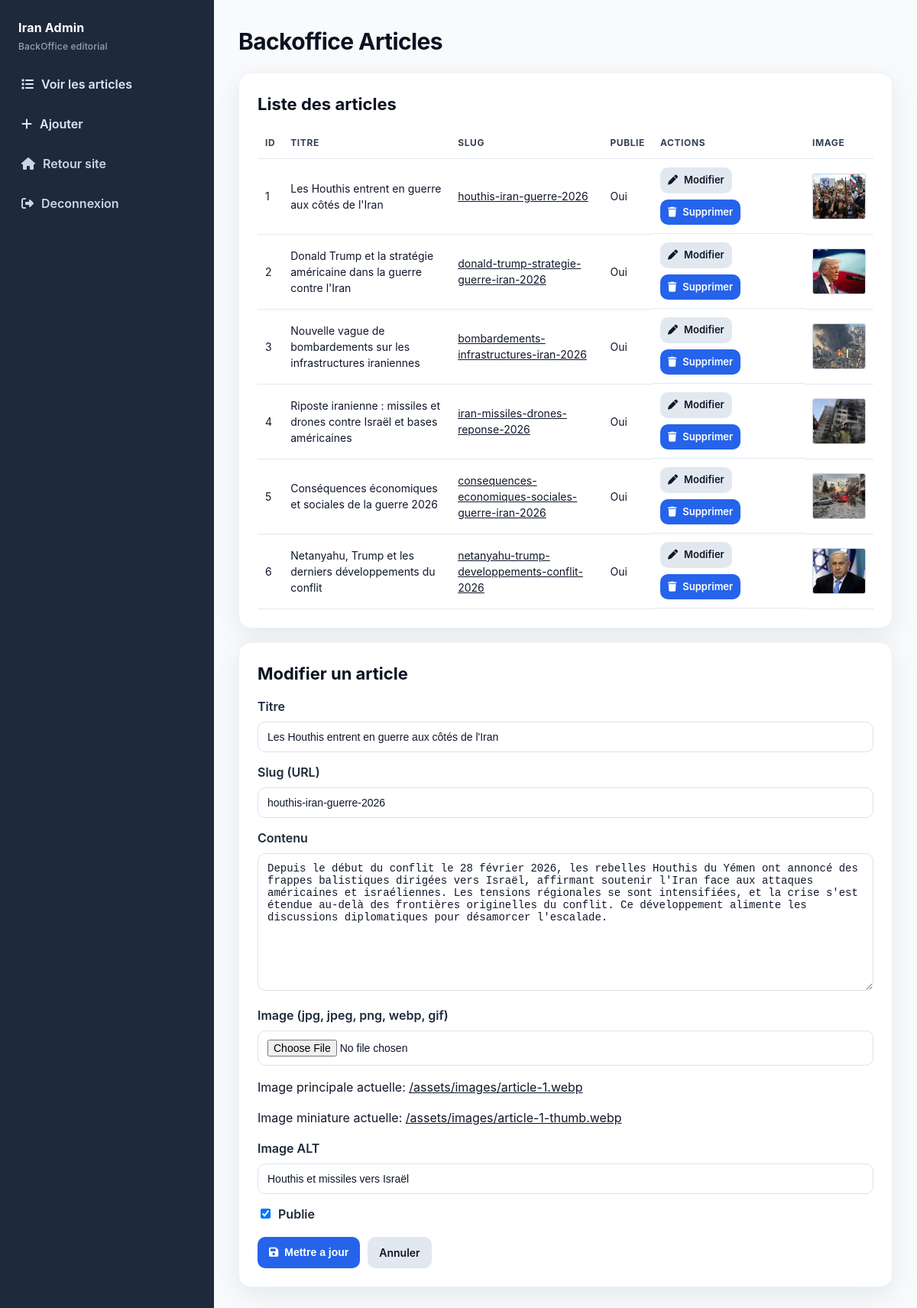
Screenshot of /admin?edit=1 (signed in) with the database file from the repository.
### tables this page shows
CREATE TABLE articles (
  id INT UNSIGNED AUTO_INCREMENT PRIMARY KEY,
  title VARCHAR(255) NOT NULL,
  slug VARCHAR(255) NOT NULL UNIQUE,
  content TEXT NOT NULL,
  is_published TINYINT(1) NOT NULL DEFAULT 1,
  created_at TIMESTAMP NOT NULL DEFAULT CURRENT_TIMESTAMP,
  updated_at TIMESTAMP NOT NULL DEFAULT CURRENT_TIMESTAMP ON UPDATE CURRENT_TIMESTAMP
);

### src/admin/index.php (the view, shortened to what this page needs)
<?php
require_once __DIR__ . '/../includes/bootstrap.php';
$editArticle = null;
$editorContent = '';
if (isset($_GET['edit'])) {
    $stmt = $pdo->prepare(
        "SELECT
            a.*,
            COALESCE(ai_main.image_path, '') AS image_url,
                COALESCE(ai_main.image_alt, '') AS image_alt,
                COALESCE(ai_thumb.image_path, '') AS image_thumb_url
         FROM articles a
         LEFT JOIN article_images ai_main
            ON ai_main.article_id = a.id AND ai_main.image_kind = 'main'
            LEFT JOIN article_images ai_thumb
                ON ai_thumb.article_id = a.id AND ai_thumb.image_kind = 'thumb'
         WHERE a.id = :id
         LIMIT 1"
    );
    $stmt->execute(array('id' => (int)$_GET['edit']));
    $editArticle = $stmt->fetch();
    if ($editArticle) {
        $editorContent = html_entity_decode((string)$editArticle['content'], ENT_QUOTES | ENT_HTML5, 'UTF-8');
    }
}
$articles = $pdo->query(
    "SELECT
          a.*,
          COALESCE(ai_main.image_path, '') AS image_main_url,
          COALESCE(ai_thumb.image_path, ai_main.image_path, '') AS image_thumb_url
      FROM articles a
      LEFT JOIN article_images ai_thumb
          ON ai_thumb.article_id = a.id AND ai_thumb.image_kind = 'thumb'
      LEFT JOIN article_images ai_main
          ON ai_main.article_id = a.id AND ai_main.image_kind = 'main'
      ORDER BY a.id ASC"
)->fetchAll();
?>
<h1>Backoffice Articles</h1>
<div id="articles-list" class="box">
    <h2>Liste des articles</h2>
    <div class="table-wrap">
        <table>
            <tr>
                <th>ID</th>
                <th>Titre</th>
                <th>Slug</th>
                <th>Publie</th>
                <th>Actions</th>
                <th>Image</th>
            </tr>
            <?php foreach ($articles as $article): ?>
                <tr>
                    <td><?php echo (int)$article['id']; ?></td>
                    <td><?php echo h($article['title']); ?></td>
                    <td>
                        <a href="/articles/guerre-iran-article-<?php echo (int)$article['id']; ?>-1-5.html">
                            <?php echo h($article['slug']); ?>
                        </a>
                    </td>
                    <td><?php echo (int)$article['is_published'] === 1 ? 'Oui' : 'Non'; ?></td>
                    <td class="actions-col">
                        <a class="btn btn-secondary" href="/admin?edit=<?php echo (int)$article['id']; ?>#create-form"><i class="fa-solid fa-pen"></i>Modifier</a>
                        <a class="btn" href="/admin/delete.php?id=<?php echo (int)$article['id']; ?>" onclick="return confirm('Supprimer cet article ?');"><i class="fa-solid fa-trash"></i>Supprimer</a>
                    </td>
                    <td>
                        <?php if (!empty($article['image_thumb_url'])): ?>
                            <a href="<?php echo h(!empty($article['image_main_url']) ? $article['image_main_url'] : $article['image_thumb_url']); ?>" target="_blank" rel="noopener" title="Voir l'image en grand">
                                <img class="table-thumb" src="<?php echo h($article['image_thumb_url']); ?>" alt="image article <?php echo (int)$article['id']; ?>" loading="lazy" decoding="async">
                            </a>
                        <?php else: ?>
                            <span class="link-muted">Aucune</span>
                        <?php endif; ?>
                    </td>
                </tr>
            <?php endforeach; ?>
        </table>
    </div>
</div>
<div id="create-form" class="box">
    <h2><?php echo $editArticle ? 'Modifier un article' : 'Ajouter un article'; ?></h2>
    <form method="post" action="/admin/save.php" enctype="multipart/form-data" onsubmit="if (window.tinymce) { tinymce.triggerSave(); }">
        <label>Titre</label>
        <input name="title" required value="<?php echo h(isset($editArticle['title']) ? $editArticle['title'] : ''); ?>">
        <label>Slug (URL)</label>
        <input name="slug" required value="<?php echo h(isset($editArticle['slug']) ? $editArticle['slug'] : ''); ?>">
        <label>Contenu</label>
        <textarea id="contenu" name="content" rows="6"><?php echo h($editorContent); ?></textarea>
        <label>Image (jpg, jpeg, png, webp, gif)</label>
        <input type="file" name="image_file" accept="image/*">
        <?php if (!empty($editArticle['image_url'])): ?>
            <p>Image principale actuelle: <a href="<?php echo h($editArticle['image_url']); ?>" target="_blank" rel="noopener"><?php echo h($editArticle['image_url']); ?></a></p>
        <?php endif; ?>
        <?php if (!empty($editArticle['image_thumb_url'])): ?>
            <p>Image miniature actuelle: <a href="<?php echo h($editArticle['image_thumb_url']); ?>" target="_blank" rel="noopener"><?php echo h($editArticle['image_thumb_url']); ?></a></p>
        <?php endif; ?>
        <label>Image ALT</label>
        <input name="image_alt" value="<?php echo h(isset($editArticle['image_alt']) ? $editArticle['image_alt'] : ''); ?>">
        <label>
            <input type="checkbox" name="is_published" <?php echo !isset($editArticle['is_published']) || (int)$editArticle['is_published'] === 1 ? 'checked' : ''; ?>>
            Publie
        </label>
        <div class="form-actions">
            <button type="submit"><i class="fa-solid fa-floppy-disk"></i><?php echo $editArticle ? 'Mettre a jour' : 'Ajouter'; ?></button>
            <?php if ($editArticle): ?><a class="btn btn-secondary" href="/admin">Annuler</a><?php endif; ?>
        </div>
    </form>
</div>

### src/assets/css/backoffice.css (style rules this page uses)
:root { --bo-bg: #f8fafc; --bo-surface: #ffffff; --bo-sidebar: #1e293b; --bo-sidebar-hover: #334155; --bo-primary: #2563eb; --bo-primary-hover: #1d4ed8; --bo-border: #dbe3ee; --bo-text: #0f172a; --bo-muted: #64748b; --bo-success-bg: #dcfce7; --bo-success-text: #166534; --bo-danger-bg: #fee2e2; --bo-danger-text: #991b1b; --bo-shadow: 0 10px 35px rgba(15, 23, 42, 0.08); }
* { box-sizing: border-box; }
html, body { margin: 0; min-height: 100%; }
body { background: var(--bo-bg); color: var(--bo-text); font-family: Inter, Helvetica, Arial, sans-serif; line-height: 1.5; }
a { color: inherit; }
h1, h2, h3 { margin-top: 0; color: #0b1220; }
h1 { margin-bottom: 18px; font-size: 30px; letter-spacing: -0.02em; }
h2 { font-size: 22px; margin-bottom: 14px; }
.box { background: var(--bo-surface); border: 1px solid #edf2f7; border-radius: 16px; padding: 24px; margin: 18px 0; box-shadow: var(--bo-shadow); }
label { display: block; margin-top: 14px; margin-bottom: 8px; font-weight: 600; color: #1e293b; }
input, textarea, select { width: 100%; border: 1px solid var(--bo-border); border-radius: 10px; padding: 11px 12px; font-size: 14px; color: #0f172a; background: #ffffff; transition: border-color 0.2s ease, box-shadow 0.2s ease; }
textarea { min-height: 180px; resize: vertical; }
input[type="checkbox"] { width: auto; margin-right: 6px; }
button, .btn, a.btn { display: inline-flex; align-items: center; justify-content: center; gap: 8px; border: none; border-radius: 10px; background: var(--bo-primary); color: #ffffff; padding: 10px 15px; font-size: 14px; font-weight: 600; text-decoration: none; cursor: pointer; transition: transform 0.2s ease, background-color 0.2s ease; }
.btn-secondary, a.btn-secondary { background: #e2e8f0; color: #0f172a; }
.form-actions { display: flex; flex-wrap: wrap; gap: 10px; margin-top: 18px; }
.table-wrap { overflow-x: auto; }
table { width: 100%; border-collapse: collapse; font-size: 14px; }
th, td { text-align: left; border-bottom: 1px solid #e2e8f0; padding: 11px 10px; vertical-align: middle; }
th { color: #334155; font-size: 12px; text-transform: uppercase; letter-spacing: 0.05em; }
td { color: #0f172a; }
td .btn, td .btn-secondary { padding: 7px 10px; font-size: 13px; }
.table-thumb { width: 70px; height: 60px; object-fit: cover; border-radius: 3px; border: 1px solid #cbd5e1; display: block; }
.actions-col { min-width: 190px; display: flex; flex-wrap: wrap; gap: 8px; }

### rows the page displays
articles: id "1", title "Les Houthis entrent en guerre aux côtés de l'Iran", slug "houthis-iran-guerre-2026", shows "Oui", shows a picture, content "Depuis le début du conflit le 28 février 2026, les rebelles Houthis du Yémen ont annoncé des frappes balistiques dirigées vers Israël, affirmant soutenir l'Iran face aux attaques américaines et israéliennes. Les tensions régionales se sont intensifiées, et la crise s'est étendue au-delà des frontières originelles du conflit. Ce développement alimente les discussions diplomatiques pour désamorcer l'escalade.", is_published "☑"
articles: id "2", title "Donald Trump et la stratégie américaine dans la guerre contre l'Iran", slug "donald-trump-strategie-guerre-iran-2026", is_published "Oui", shows a picture
articles: id "3", title "Nouvelle vague de bombardements sur les infrastructures iraniennes", slug "bombardements-infrastructures-iran-2026", is_published "Oui", shows a picture
articles: id "4", title "Riposte iranienne : missiles et drones contre Israël et bases américaines", slug "iran-missiles-drones-reponse-2026", is_published "Oui", shows a picture
articles: id "5", title "Conséquences économiques et sociales de la guerre 2026", slug "consequences-economiques-sociales-guerre-iran-2026", is_published "Oui", shows a picture
articles: id "6", title "Netanyahu, Trump et les derniers développements du conflit", slug "netanyahu-trump-developpements-conflit-2026", is_published "Oui", shows a picture

### other values shown
$editArticle['image_url'] "/assets/images/article-1.webp"
$editArticle['image_thumb_url'] "/assets/images/article-1-thumb.webp"
